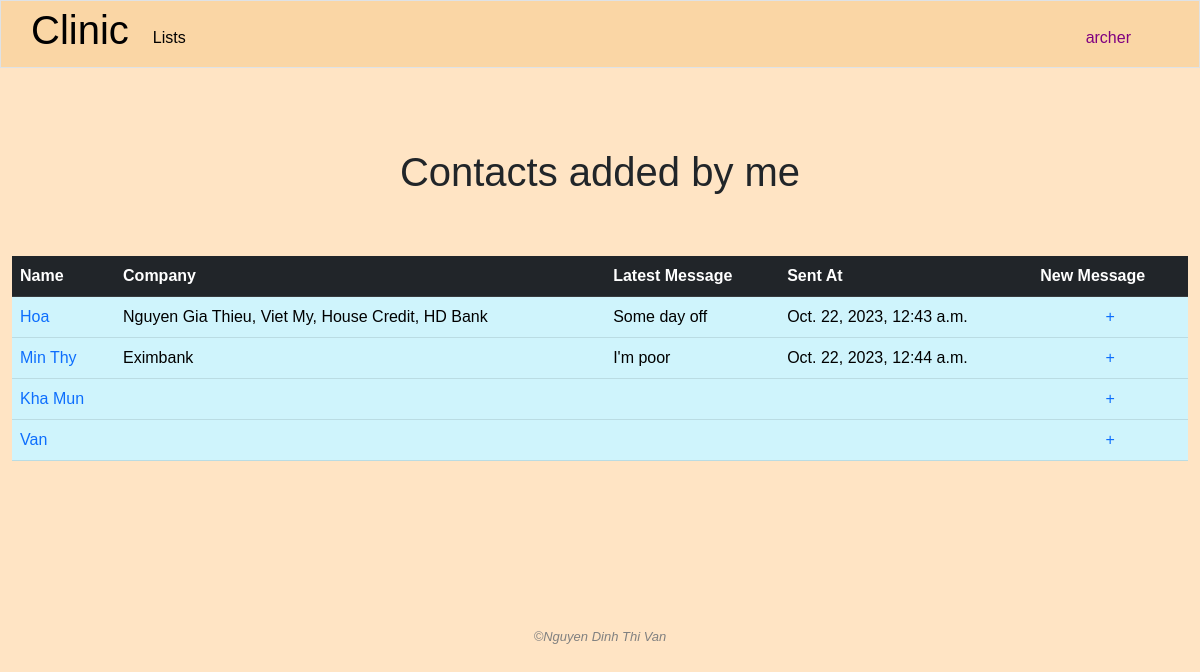
/my_people (signed in), run on an earlier commit of the app's database.
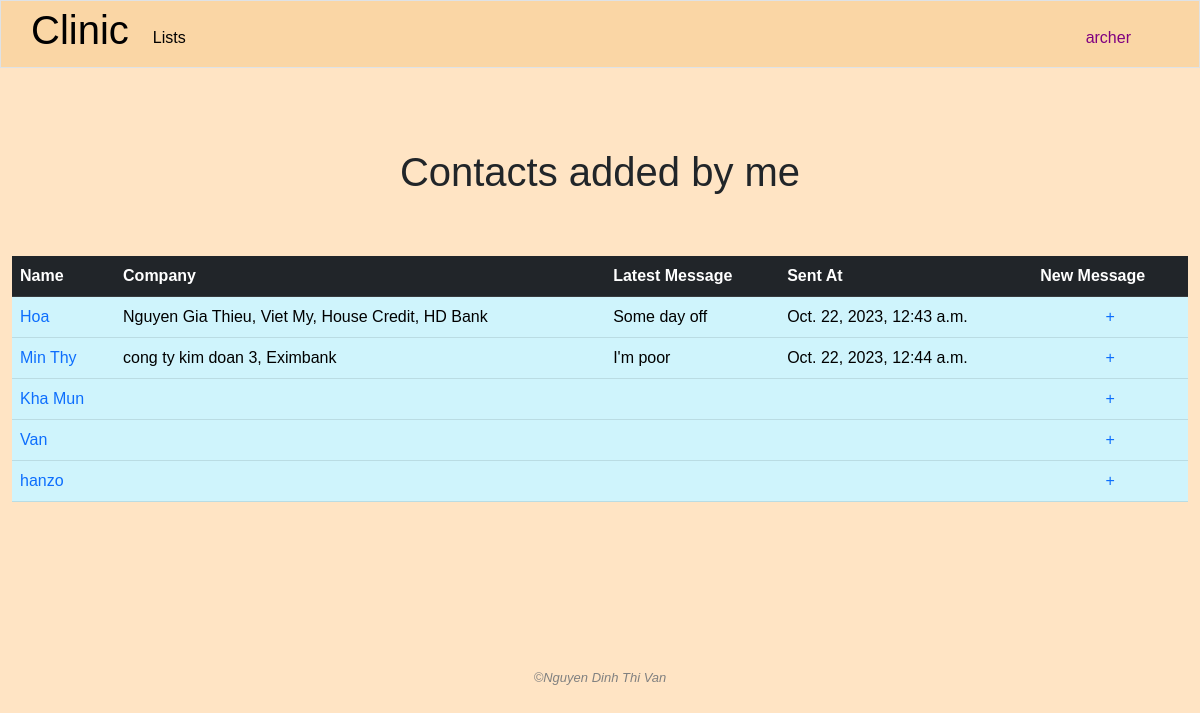
And on a later commit of the database.
### clinic/models.py (models this page shows, shortened)
class People(models.Model):
    name = models.CharField(max_length=255)
    company = models.ManyToManyField(Company,related_name="contact")
    position = models.TextField(blank=True)
    address = models.TextField(blank=True, null=True)
    email = models.CharField(max_length=255)
    phone = models.CharField(max_length=255)
    note = models.TextField(blank=True)
    created_by = models.ForeignKey(User, on_delete=models.SET_NULL, blank=True, null=True, related_name='add_people')
    modified_by = models.ForeignKey(User, on_delete=models.SET_NULL, blank=True, null=True, related_name='modified_person')

class Company(models.Model):
    name = models.CharField(max_length=255)
    industry = models.CharField(max_length=255)
    address = models.TextField()
    email = models.CharField(max_length=255, blank=True, null=True)
    phone = models.CharField(max_length=255, blank=True, null=True)
    representative = models.ForeignKey('People', on_delete=models.SET_NULL, blank=True, null=True, related_name="companies")
    male_headcount = models.IntegerField()
    female_headcount = models.IntegerField()
    created_by = models.ForeignKey(User, on_delete=models.SET_NULL, blank=True, null=True, related_name="add_companies")
    modified_by = models.ForeignKey(User, on_delete=models.SET_NULL, blank=True, null=True, related_name="modified_companies")

class ContactDiary(models.Model):
    name = models.ForeignKey(People, on_delete=models.CASCADE, related_name='talks')
    content = models.TextField()
    date = models.DateTimeField(auto_now_add=True)

### clinic/views.py (the view)
# urls.py: path('my_people', views.my_people, name="my_people"),
@login_required
def my_people(request):
    if "read_self_add_people_info" not in user_right(request.user.management_right_level):
        request.session['nay_message'] = "You're not allow to check this info"
        return HttpResponseRedirect(reverse('index'))
    yay_message = request.session.get('yay_message', '')
    nay_message = request.session.get('nay_message', '')
    request.session['yay_message'] = ''
    request.session['nay_message'] = ''
    people = People.objects.filter(created_by=request.user)
    for person in people:
        person.latest_message = person.talks.order_by("-date").first()
        related_companies = person.company.all()
        representing_companies = person.companies.all()
        unique_companies = list(set(related_companies).union(set(representing_companies)))
        person.unique_companies = unique_companies
    return render(request, "clinic/my_people.html", {
        "people": people,
        "yay_message": yay_message,
        "nay_message": nay_message
    })

### clinic/templates/clinic/my_people.html (shortened to what this page needs)
{% extends "clinic/layout.html" %}
{% load static %}
{% block main %}
    <h1 class="text-center page-title">Contacts added by me</h1>
    <div class="container-fluid">
        <table class="table table-info">
            <thead class="table table-dark">
                <tr>
                    <th>Name</th>
                    <th>Company</th>
                    <th>Latest Message</th>
                    <th>Sent At</th>
                    <th>New Message</th>
                </tr>
            </thead>
            <tbody>
                {% for person in people %}
                    <tr>
                        <td>
                            <a class="no-underline" href="{% url 'person_detail' person_id=person.id %}">{{ person.name }}</a>
                        </td>
                        <td>
                            {% for company in person.unique_companies %}
                                {% if not forloop.last %}
                                    {{ company.name }},
                                {% else %}
                                    {{ company.name }}
                                {% endif %}
                            {% endfor %}
                        </td>
                        <td>
                            {{ person.latest_message.content }}
                        </td>
                        <td>
                            {{ person.latest_message.date }}
                        </td>
                        <td style="text-align: center;">
                            <a href="{% url 'add_message_from_all_people_page' person_id=person.id %}" class="no-underline">+</a>
                        </td>
                    </tr>
                {% empty %}
                    No contact yet
                {% endfor %}
            </tbody>
        </table>
    </div>
{% endblock %}

What changed in the data, as far as the page shows it:
changed People "Min Thy": gains Company (name "cong ty kim doan 3")
added People: name "hanzo"
